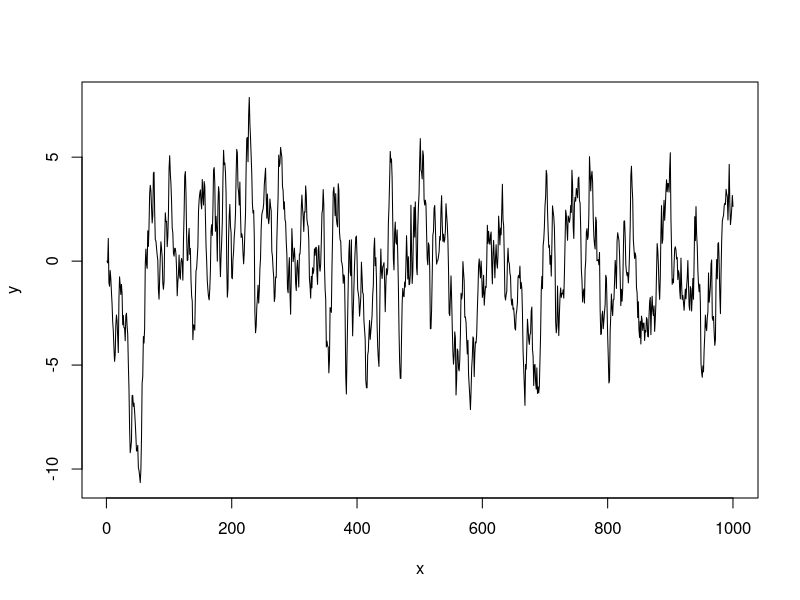
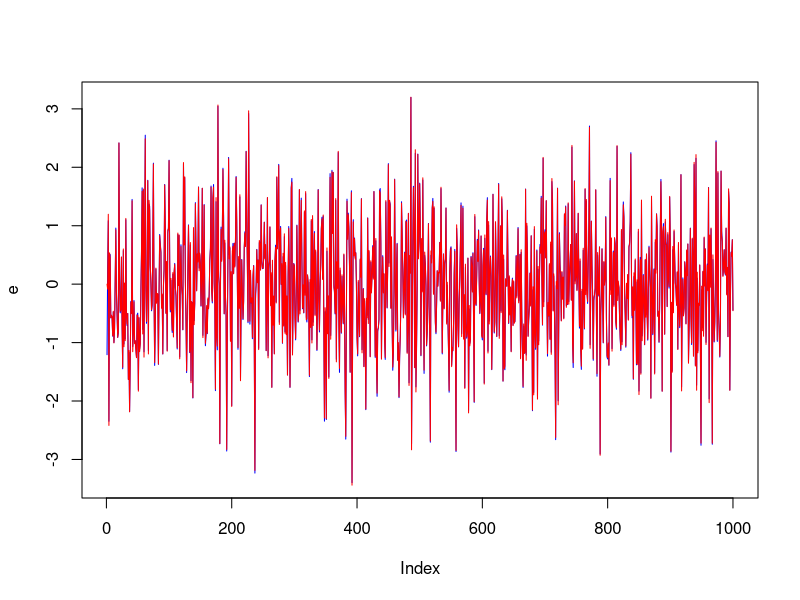
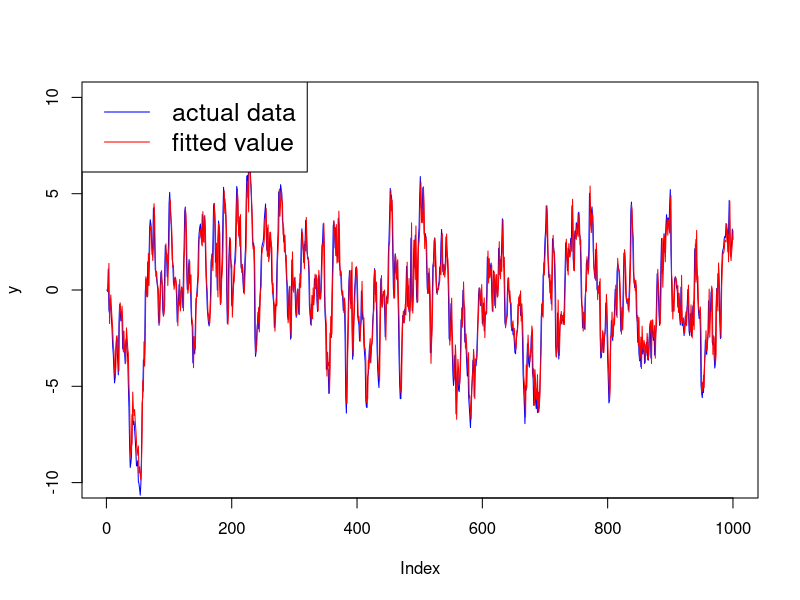
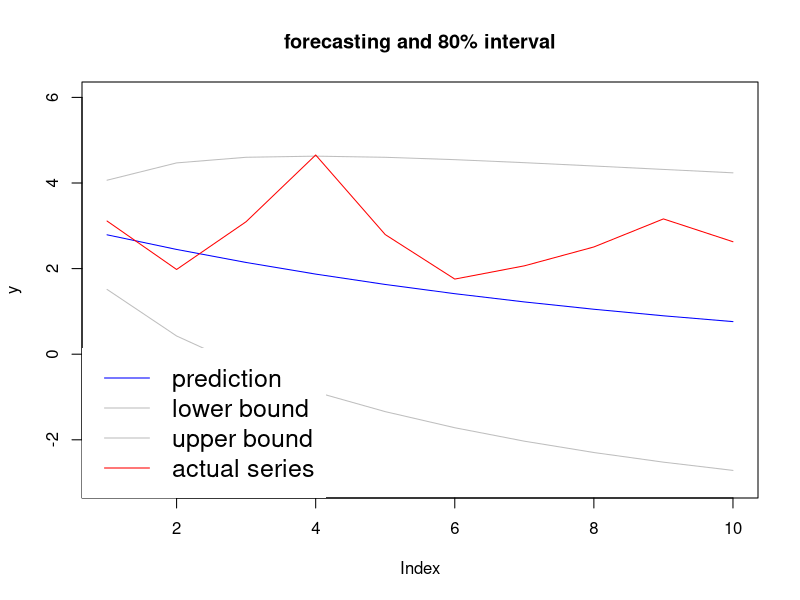
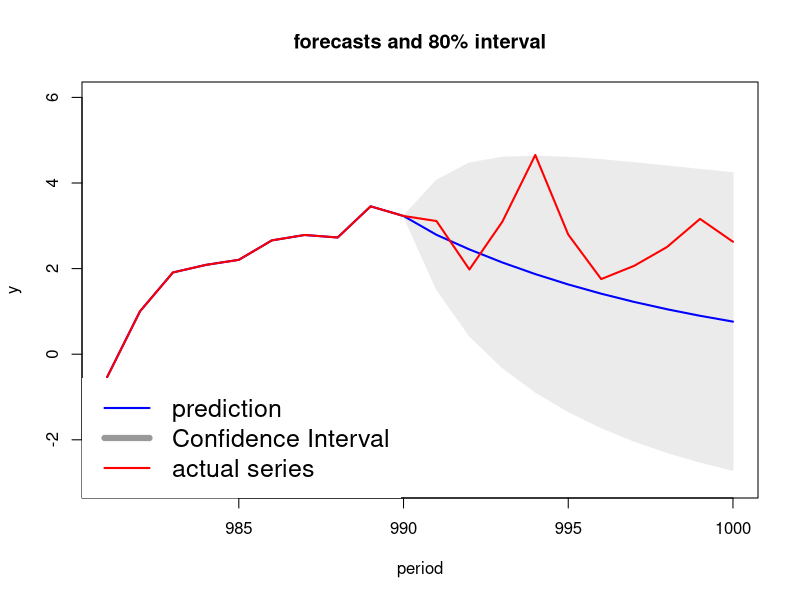

The R script that drew these images, in order:
rm(list = ls(all=T)) # This code clears all

###################### ARMA(1,1) ##########################

phi=.9
theta=.3

n=1000
y=rep(0,n)
set.seed(1234)
e=rnorm(n)

#Generate y series using the ARMA(1,1) model
for(t in 2:n) {
  y[t]=phi*y[t-1]+e[t]+theta*e[t-1]
}

#plot y against x 
x=seq(1, n, 1)
dev.new()
plot(x,y,type="l")


#################################################
# ARMA(1,1): Estimation of phi, theta, and sigma 
#################################################
fn_mle2=function(p){
  
  phi=p[1]
  theta=p[2]
  sigma=p[3]
  u=rep(0,length(y))
  
  for(t in 2:length(y)) {
    u[t]=y[t]-phi*y[t-1]-theta*u[t-1]
  }
  
  log_likihood <-0
  for (i in 2:length(y)) {
    log_likihood = log_likihood + (-(1/2)*log(2*pi)-(1/2)*log(sigma^2) -(u[i]^2)/(2*sigma^2)) 
  }
  
  minus_log_likihood = -log_likihood
  return(minus_log_likihood)
}

output=optim(par=c(.1,.1, 1),fn_mle2, method="BFGS", hessian=TRUE)
output$par

information <- output$hessian           
var_cov <- solve(information)
var_cov

se <-sqrt(diag(var_cov))  #The function diag takes the diagonal elements. 
se

t <-output$par/se
t

#print the estimates of the model parameters, standard errors, and t-values
summary.output<-data.frame(output$par, se, t)
colnames(summary.output)<-c("parameter", "standard error", "t-value")
rownames(summary.output)<-c("phi", "theta", "sigma")
summary.output


phi.hat <- output$par[1]
theta.hat <- output$par[2]
sigma.hat <- output$par[3]

#---------Do the estimated errors track the actual errors?---------
#u.hat for the estimated errors.
#e contains the actual errors. 
u.hat<-rep(0,n) 
for (t in 2:n) {
  u.hat[t]=y[t]-phi.hat*y[t-1]-theta.hat*u.hat[t-1]
}

dev.new()
plot(e, type = "l", col="blue")
lines(u.hat, type="l", col="red")

#---------fitted values-------------------------------------------------
fit<-rep(0,n)

for (t in 2:n) {
  fit[t]=phi.hat*y[t-1]+theta.hat*u.hat[t-1]
}

dev.new()
plot(y, type = "l", col="blue", ylim = c(-10, 10))
lines(fit, type="l", col="red")
legend("topleft", legend=c("actual data","fitted value"), 
       lty=c(1,1), col=c("blue", "red"), cex=1.5)


#-----estimation of the model using the built-in function, arima()------
#results <- arima(y, order=c(1,0,1)) 
#results #print results


#---------forecasting---------------------------------------------------
#install.packages("forecast")
library('forecast')
n=length(y)
output.arma = arima(y[1:(n-10)], order=c(1,0,1)) #estimation based on y[1:(n-10)]
fcast <- forecast(output.arma, h=10)

dev.new()
plot(as.numeric(fcast$mean), main="forecasting and 80% interval", type = "l", 
     col="blue", ylim = c(-3,6), ylab = "y")
lines(as.numeric(fcast$lower[,1]), type="l", col="grey") #fcast$lower[,2]) for 95% interval
lines(as.numeric(fcast$upper[,1]), type="l", col="grey")
lines(y[991:n], type="l", col="red")
legend("bottomleft", legend=c("prediction", "lower bound", "upper bound", "actual series"), 
       lty=c(1,1,1,1), col=c("blue","grey","grey", "red"), cex=1.5, box.lty=0)



#------Plot the forecasts along with the actual series from 980 to 990---------------------
# references
# http://www.alisonsinclair.ca/2011/03/shading-between-curves-in-r/
# http://www.sthda.com/english/wiki/add-legends-to-plots-in-r-software-the-easiest-way
# https://www.datanovia.com/en/blog/awesome-list-of-657-r-color-names/
# The function rev() is for reversing its arguements.

forecast<-c(y[981:990], as.numeric(fcast$mean)) #actual data + forecasts
lower.forecast<-c(y[981:990],as.numeric(fcast$lower[,1]))
upper.forecast<-c(y[981:990],as.numeric(fcast$upper[,1]))
actual.series<-y[981:n]

dev.new()
plot(981:n, forecast, main="forecasts and 80% interval", type = "l", 
     col="blue", ylim = c(-3,6), ylab = "y", xlab="period")
polygon(c(990:n,rev(990:n)),
        c(upper.forecast[10:20],rev(lower.forecast[10:20])),
        col="gray92",border="gray92")
lines(981:n,forecast, type = "l", col="blue", lwd=2)
lines(981:n,actual.series, type="l", col="red", lwd=2)
legend("bottomleft", legend=c("prediction", "Confidence Interval", "actual series"), 
       lty=c(1,1,1),lwd=c(2,6,2), col=c("blue","gray60", "red"), cex=1.5, box.lty=0)

